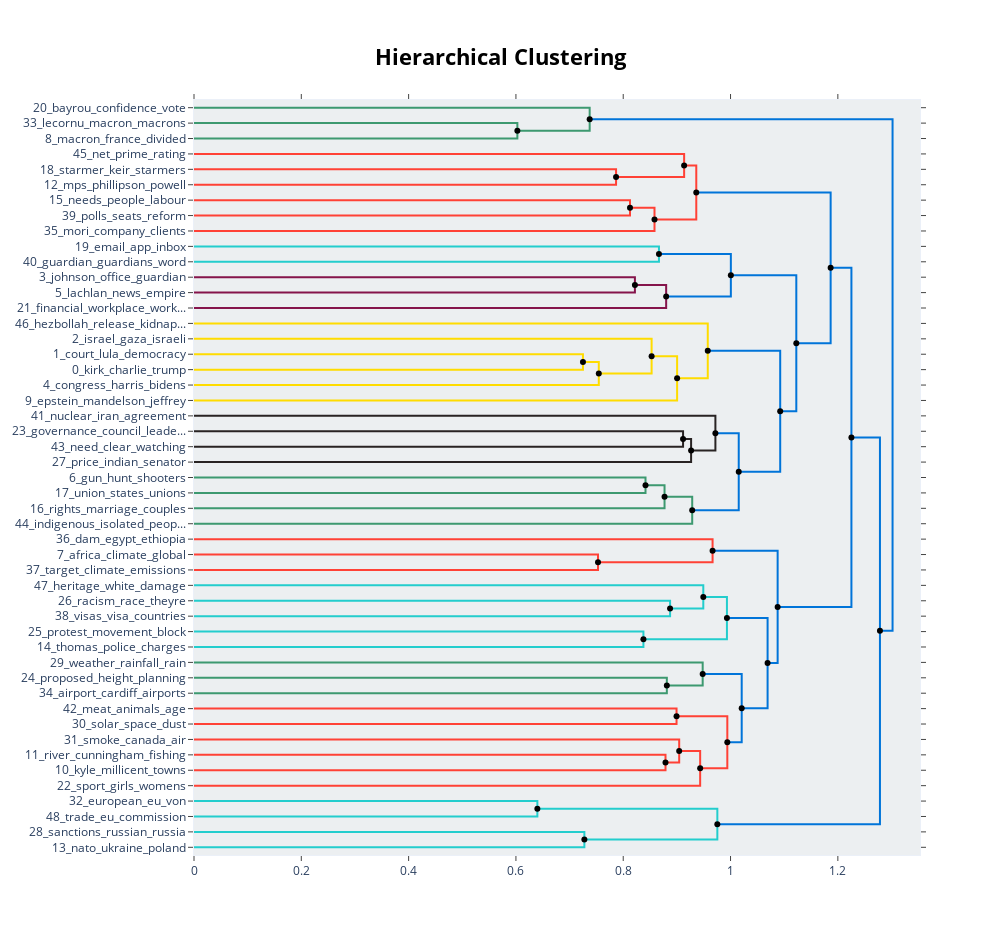

Here is the notebook cell this chart was saved with:
### Code cell
hierarchy = topic_model.hierarchical_topics(per_para_data['paragraphs'])
topic_model.visualize_hierarchy(hierarchical_topics=hierarchy)

### Figure 1 — Plotly figure (JSON) as saved in the notebook; plotly's stock layout.template omitted (floating-point values rounded to 4 significant figures)
{"data": [{"hoverinfo": "text", "marker": {"color": "rgb(61,153,112)"}, "mode": "lines", "text": ["lecornu_macron_macrons_french_noconfidence", "", "", "macron_france_divided_political_french"], "type": "scatter", "x": [0.0, 0.6027, 0.6027, 0.0], "xaxis": "x", "y": [-15.0, -15.0, -25.0, -25.0], "yaxis": "y"}, {"hoverinfo": "text", "marker": {"color": "rgb(61,153,112)"}, "mode": "lines", "text": ["bayrou_confidence_vote_ousted_budget", "", "", "macron_lecornu_french_macrons_france"], "type": "scatter", "x": [0.0, 0.7374, 0.7374, 0.6027], "xaxis": "x", "y": [-5.0, -5.0, -20.0, -20.0], "yaxis": "y"}, {"hoverinfo": "text", "marker": {"color": "rgb(255,65,54)"}, "mode": "lines", "text": ["starmer_keir_starmers_labour_government", "", "", "mps_phillipson_powell_race_deputy"], "type": "scatter", "x": [0.0, 0.7866, 0.7866, 0.0], "xaxis": "x", "y": [-45.0, -45.0, -55.0, -55.0], "yaxis": "y"}, {"hoverinfo": "text", "marker": {"color": "rgb(255,65,54)"}, "mode": "lines", "text": ["net_prime_rating_counterparts_british", "", "", "mps_labour_phillipson_starmer_deputy"], "type": "scatter", "x": [0.0, 0.9135, 0.9135, 0.7866], "xaxis": "x", "y": [-35.0, -35.0, -50.0, -50.0], "yaxis": "y"}, {"hoverinfo": "text", "marker": {"color": "rgb(255,65,54)"}, "mode": "lines", "text": ["needs_people_labour_deliver_really", "", "", "polls_seats_reform_election_fall"], "type": "scatter", "x": [0.0, 0.8126, 0.8126, 0.0], "xaxis": "x", "y": [-65.0, -65.0, -75.0, -75.0], "yaxis": "y"}, {"hoverinfo": "text", "marker": {"color": "rgb(255,65,54)"}, "mode": "lines", "text": ["reform_labour_polls_needs_general", "", "", "mori_company_clients_died_research"], "type": "scatter", "x": [0.8126, 0.8583, 0.8583, 0.0], "xaxis": "x", "y": [-70.0, -70.0, -85.0, -85.0], "yaxis": "y"}, {"hoverinfo": "text", "marker": {"color": "rgb(255,65,54)"}, "mode": "lines", "text": ["mps_starmer_labour_starmers_phillipson", "", "", "mori_polls_labour_reform_party"], "type": "scatter", "x": [0.9135, 0.9361, 0.9361, 0.8583], "xaxis": "x", "y": [-42.5, -42.5, -77.5, -77.5], "yaxis": "y"}, {"hoverinfo": "text", "marker": {"color": "rgb(35,205,205)"}, "mode": "lines", "text": ["email_app_inbox_receive_guardian", "", "", "guardian_guardians_word_tomorrow_finally"], "type": "scatter", "x": [0.0, 0.8666, 0.8666, 0.0], "xaxis": "x", "y": [-95.0, -95.0, -105.0, -105.0], "yaxis": "y"}, {"hoverinfo": "text", "marker": {"color": "rgb(133,20,75)"}, "mode": "lines", "text": ["johnson_office_guardian_scheme_musk", "", "", "lachlan_news_empire_fox_business"], "type": "scatter", "x": [0.0, 0.8218, 0.8218, 0.0], "xaxis": "x", "y": [-115.0, -115.0, -125.0, -125.0], "yaxis": "y"}, {"hoverinfo": "text", "marker": {"color": "rgb(133,20,75)"}, "mode": "lines", "text": ["johnson_business_news_lachlan_office", "", "", "financial_workplace_workers_pay_app"], "type": "scatter", "x": [0.8218, 0.88, 0.88, 0.0], "xaxis": "x", "y": [-120.0, -120.0, -135.0, -135.0], "yaxis": "y"}, {"hoverinfo": "text", "marker": {"color": "rgb(0,116,217)"}, "mode": "lines", "text": ["guardian_email_app_inbox_receive", "", "", "business_johnson_news_financial_lachlan"], "type": "scatter", "x": [0.8666, 1.001, 1.001, 0.88], "xaxis": "x", "y": [-100.0, -100.0, -127.5, -127.5], "yaxis": "y"}, {"hoverinfo": "text", "marker": {"color": "rgb(255,220,0)"}, "mode": "lines", "text": ["court_lula_democracy_supreme_brazilian", "", "", "kirk_charlie_trump_violence_political"], "type": "scatter", "x": [0.0, 0.7249, 0.7249, 0.0], "xaxis": "x", "y": [-165.0, -165.0, -175.0, -175.0], "yaxis": "y"}, {"hoverinfo": "text", "marker": {"color": "rgb(255,220,0)"}, "mode": "lines", "text": ["kirk_charlie_trump_political_violence", "", "", "congress_harris_bidens_trump_republicans"], "type": "scatter", "x": [0.7249, 0.7544, 0.7544, 0.0], "xaxis": "x", "y": [-170.0, -170.0, -185.0, -185.0], "yaxis": "y"}, {"hoverinfo": "text", "marker": {"color": "rgb(255,220,0)"}, "mode": "lines", "text": ["israel_gaza_israeli_hamas_palestinian", "", "", "kirk_trump_charlie_political_violence"], "type": "scatter", "x": [0.0, 0.8529, 0.8529, 0.7544], "xaxis": "x", "y": [-155.0, -155.0, -177.5, -177.5], "yaxis": "y"}, {"hoverinfo": "text", "marker": {"color": "rgb(255,220,0)"}, "mode": "lines", "text": ["kirk_trump_said_charlie_political", "", "", "epstein_mandelson_jeffrey_mandy_ambassador"], "type": "scatter", "x": [0.8529, 0.9004, 0.9004, 0.0], "xaxis": "x", "y": [-166.2, -166.2, -195.0, -195.0], "yaxis": "y"}, {"hoverinfo": "text", "marker": {"color": "rgb(255,220,0)"}, "mode": "lines", "text": ["hezbollah_release_kidnapped_princeton_elizabeth", "", "", "kirk_trump_said_political_charlie"], "type": "scatter", "x": [0.0, 0.9576, 0.9576, 0.9004], "xaxis": "x", "y": [-145.0, -145.0, -180.6, -180.6], "yaxis": "y"}, {"hoverinfo": "text", "marker": {"color": "rgb(40,35,35)"}, "mode": "lines", "text": ["governance_council_leadership_university_staff", "", "", "need_clear_watching_bit_little"], "type": "scatter", "x": [0.0, 0.9115, 0.9115, 0.0], "xaxis": "x", "y": [-215.0, -215.0, -225.0, -225.0], "yaxis": "y"}, {"hoverinfo": "text", "marker": {"color": "rgb(40,35,35)"}, "mode": "lines", "text": ["governance_leadership_council_university_staff", "", "", "price_indian_senator_prices_liberal"], "type": "scatter", "x": [0.9115, 0.9265, 0.9265, 0.0], "xaxis": "x", "y": [-220.0, -220.0, -235.0, -235.0], "yaxis": "y"}, {"hoverinfo": "text", "marker": {"color": "rgb(40,35,35)"}, "mode": "lines", "text": ["nuclear_iran_agreement_irans_return", "", "", "price_governance_indian_senator_liberal"], "type": "scatter", "x": [0.0, 0.9718, 0.9718, 0.9265], "xaxis": "x", "y": [-205.0, -205.0, -227.5, -227.5], "yaxis": "y"}, {"hoverinfo": "text", "marker": {"color": "rgb(61,153,112)"}, "mode": "lines", "text": ["gun_hunt_shooters_conservation_right", "", "", "union_states_unions_workers_laws"], "type": "scatter", "x": [0.0, 0.8415, 0.8415, 0.0], "xaxis": "x", "y": [-245.0, -245.0, -255.0, -255.0], "yaxis": "y"}, {"hoverinfo": "text", "marker": {"color": "rgb(61,153,112)"}, "mode": "lines", "text": ["union_states_laws_unions_labor", "", "", "rights_marriage_couples_citys_transgender"], "type": "scatter", "x": [0.8415, 0.877, 0.877, 0.0], "xaxis": "x", "y": [-250.0, -250.0, -265.0, -265.0], "yaxis": "y"}, {"hoverinfo": "text", "marker": {"color": "rgb(61,153,112)"}, "mode": "lines", "text": ["rights_union_laws_states_unions", "", "", "indigenous_isolated_peoples_reserves_uncontacted"], "type": "scatter", "x": [0.877, 0.9286, 0.9286, 0.0], "xaxis": "x", "y": [-257.5, -257.5, -275.0, -275.0], "yaxis": "y"}, {"hoverinfo": "text", "marker": {"color": "rgb(0,116,217)"}, "mode": "lines", "text": ["nuclear_price_iran_governance_indian", "", "", "rights_union_states_laws_unions"], "type": "scatter", "x": [0.9718, 1.015, 1.015, 0.9286], "xaxis": "x", "y": [-216.2, -216.2, -266.2, -266.2], "yaxis": "y"}, {"hoverinfo": "text", "marker": {"color": "rgb(0,116,217)"}, "mode": "lines", "text": ["kirk_trump_said_political_charlie", "", "", "rights_union_said_states_laws"], "type": "scatter", "x": [0.9576, 1.093, 1.093, 1.015], "xaxis": "x", "y": [-162.8, -162.8, -241.2, -241.2], "yaxis": "y"}, {"hoverinfo": "text", "marker": {"color": "rgb(0,116,217)"}, "mode": "lines", "text": ["guardian_business_johnson_news_financial", "", "", "kirk_said_trump_political_charlie"], "type": "scatter", "x": [1.001, 1.123, 1.123, 1.093], "xaxis": "x", "y": [-113.8, -113.8, -202.0, -202.0], "yaxis": "y"}, {"hoverinfo": "text", "marker": {"color": "rgb(0,116,217)"}, "mode": "lines", "text": ["labour_mps_starmer_reform_starmers", "", "", "kirk_said_trump_political_charlie"], "type": "scatter", "x": [0.9361, 1.187, 1.187, 1.123], "xaxis": "x", "y": [-60.0, -60.0, -157.9, -157.9], "yaxis": "y"}, {"hoverinfo": "text", "marker": {"color": "rgb(255,65,54)"}, "mode": "lines", "text": ["africa_climate_global_africas_crisis", "", "", "target_climate_emissions_cop30_2035"], "type": "scatter", "x": [0.0, 0.753, 0.753, 0.0], "xaxis": "x", "y": [-295.0, -295.0, -305.0, -305.0], "yaxis": "y"}, {"hoverinfo": "text", "marker": {"color": "rgb(255,65,54)"}, "mode": "lines", "text": ["dam_egypt_ethiopia_water_site", "", "", "climate_africa_countries_global_target"], "type": "scatter", "x": [0.0, 0.9665, 0.9665, 0.753], "xaxis": "x", "y": [-285.0, -285.0, -300.0, -300.0], "yaxis": "y"}, {"hoverinfo": "text", "marker": {"color": "rgb(35,205,205)"}, "mode": "lines", "text": ["racism_race_theyre_immigration_black", "", "", "visas_visa_countries_asylum_citizens"], "type": "scatter", "x": [0.0, 0.8873, 0.8873, 0.0], "xaxis": "x", "y": [-325.0, -325.0, -335.0, -335.0], "yaxis": "y"}, {"hoverinfo": "text", "marker": {"color": "rgb(35,205,205)"}, "mode": "lines", "text": ["heritage_white_damage_fabric_red", "", "", "racism_asylum_countries_visas_visa"], "type": "scatter", "x": [0.0, 0.9492, 0.9492, 0.8873], "xaxis": "x", "y": [-315.0, -315.0, -330.0, -330.0], "yaxis": "y"}, {"hoverinfo": "text", "marker": {"color": "rgb(35,205,205)"}, "mode": "lines", "text": ["protest_movement_block_protesters_france", "", "", "thomas_police_charges_court_officers"], "type": "scatter", "x": [0.0, 0.8376, 0.8376, 0.0], "xaxis": "x", "y": [-345.0, -345.0, -355.0, -355.0], "yaxis": "y"}, {"hoverinfo": "text", "marker": {"color": "rgb(35,205,205)"}, "mode": "lines", "text": ["white_racism_asylum_countries_visas", "", "", "police_protest_thomas_protesters_charges"], "type": "scatter", "x": [0.9492, 0.9933, 0.9933, 0.8376], "xaxis": "x", "y": [-322.5, -322.5, -350.0, -350.0], "yaxis": "y"}, {"hoverinfo": "text", "marker": {"color": "rgb(61,153,112)"}, "mode": "lines", "text": ["proposed_height_planning_inner_heights", "", "", "airport_cardiff_airports_bigger_flights"], "type": "scatter", "x": [0.0, 0.8813, 0.8813, 0.0], "xaxis": "x", "y": [-375.0, -375.0, -385.0, -385.0], "yaxis": "y"}, {"hoverinfo": "text", "marker": {"color": "rgb(61,153,112)"}, "mode": "lines", "text": ["weather_rainfall_rain_recorded_sydney", "", "", "airport_cardiff_proposed_airports_planning"], "type": "scatter", "x": [0.0, 0.9481, 0.9481, 0.8813], "xaxis": "x", "y": [-365.0, -365.0, -380.0, -380.0], "yaxis": "y"}, {"hoverinfo": "text", "marker": {"color": "rgb(255,65,54)"}, "mode": "lines", "text": ["meat_animals_age_pigs_madgwick", "", "", "solar_space_dust_earth_weve"], "type": "scatter", "x": [0.0, 0.8994, 0.8994, 0.0], "xaxis": "x", "y": [-395.0, -395.0, -405.0, -405.0], "yaxis": "y"}, {"hoverinfo": "text", "marker": {"color": "rgb(255,65,54)"}, "mode": "lines", "text": ["river_cunningham_fishing_says_atlantic", "", "", "kyle_millicent_towns_arts_says"], "type": "scatter", "x": [0.0, 0.8788, 0.8788, 0.0], "xaxis": "x", "y": [-425.0, -425.0, -435.0, -435.0], "yaxis": "y"}, {"hoverinfo": "text", "marker": {"color": "rgb(255,65,54)"}, "mode": "lines", "text": ["smoke_canada_air_pollution_exposure", "", "", "says_river_fishing_cunningham_kyle"], "type": "scatter", "x": [0.0, 0.9043, 0.9043, 0.8788], "xaxis": "x", "y": [-415.0, -415.0, -430.0, -430.0], "yaxis": "y"}, {"hoverinfo": "text", "marker": {"color": "rgb(255,65,54)"}, "mode": "lines", "text": ["says_river_towns_fishing_smoke", "", "", "sport_girls_womens_boys_research"], "type": "scatter", "x": [0.9043, 0.9434, 0.9434, 0.0], "xaxis": "x", "y": [-422.5, -422.5, -445.0, -445.0], "yaxis": "y"}, {"hoverinfo": "text", "marker": {"color": "rgb(255,65,54)"}, "mode": "lines", "text": ["solar_space_miles_discovered_dust", "", "", "sport_girls_says_river_research"], "type": "scatter", "x": [0.8994, 0.994, 0.994, 0.9434], "xaxis": "x", "y": [-400.0, -400.0, -433.8, -433.8], "yaxis": "y"}, {"hoverinfo": "text", "marker": {"color": "rgb(0,116,217)"}, "mode": "lines", "text": ["airport_cardiff_proposed_airports_planning", "", "", "sport_girls_says_river_research"], "type": "scatter", "x": [0.9481, 1.021, 1.021, 0.994], "xaxis": "x", "y": [-372.5, -372.5, -416.9, -416.9], "yaxis": "y"}, {"hoverinfo": "text", "marker": {"color": "rgb(0,116,217)"}, "mode": "lines", "text": ["police_protest_thomas_protesters_movement", "", "", "sport_airport_girls_says_cardiff"], "type": "scatter", "x": [0.9933, 1.069, 1.069, 1.021], "xaxis": "x", "y": [-336.2, -336.2, -394.7, -394.7], "yaxis": "y"}, {"hoverinfo": "text", "marker": {"color": "rgb(0,116,217)"}, "mode": "lines", "text": ["climate_africa_countries_global_energy", "", "", "says_police_sport_protest_airport"], "type": "scatter", "x": [0.9665, 1.088, 1.088, 1.069], "xaxis": "x", "y": [-292.5, -292.5, -365.5, -365.5], "yaxis": "y"}, {"hoverinfo": "text", "marker": {"color": "rgb(0,116,217)"}, "mode": "lines", "text": ["said_kirk_trump_political_charlie", "", "", "climate_says_countries_africa_police"], "type": "scatter", "x": [1.187, 1.225, 1.225, 1.088], "xaxis": "x", "y": [-108.9, -108.9, -329.0, -329.0], "yaxis": "y"}, {"hoverinfo": "text", "marker": {"color": "rgb(35,205,205)"}, "mode": "lines", "text": ["european_eu_von_der_commission", "", "", "trade_eu_commission_euisrael_diplomats"], "type": "scatter", "x": [0.0, 0.6399, 0.6399, 0.0], "xaxis": "x", "y": [-455.0, -455.0, -465.0, -465.0], "yaxis": "y"}, {"hoverinfo": "text", "marker": {"color": "rgb(35,205,205)"}, "mode": "lines", "text": ["sanctions_russian_russia_eu_oil", "", "", "nato_ukraine_poland_russia_polish"], "type": "scatter", "x": [0.0, 0.7276, 0.7276, 0.0], "xaxis": "x", "y": [-475.0, -475.0, -485.0, -485.0], "yaxis": "y"}, {"hoverinfo": "text", "marker": {"color": "rgb(35,205,205)"}, "mode": "lines", "text": ["eu_commission_von_der_european", "", "", "russia_russian_ukraine_nato_sanctions"], "type": "scatter", "x": [0.6399, 0.9754, 0.9754, 0.7276], "xaxis": "x", "y": [-460.0, -460.0, -480.0, -480.0], "yaxis": "y"}, {"hoverinfo": "text", "marker": {"color": "rgb(0,116,217)"}, "mode": "lines", "text": ["said_kirk_trump_people_political", "", "", "russia_eu_russian_sanctions_ukraine"], "type": "scatter", "x": [1.225, 1.278, 1.278, 0.9754], "xaxis": "x", "y": [-219.0, -219.0, -470.0, -470.0], "yaxis": "y"}, {"hoverinfo": "text", "marker": {"color": "rgb(0,116,217)"}, "mode": "lines", "text": ["macron_bayrou_france_lecornu_budget", "", "", "said_kirk_trump_people_political"], "type": "scatter", "x": [0.7374, 1.302, 1.302, 1.278], "xaxis": "x", "y": [-12.5, -12.5, -344.5, -344.5], "yaxis": "y"}, {"hoverinfo": "text", "hovertext": ["reform_labour_polls_needs_general", "mps_starmer_labour_starmers_phillipson", "johnson_business_news_lachlan_office", "guardian_email_app_inbox_receive", "kirk_charlie_trump_political_violence", "kirk_trump_said_charlie_political", "governance_leadership_council_university_staff", "union_states_laws_unions_labor", "rights_union_laws_states_unions", "nuclear_price_iran_governance_indian", "kirk_trump_said_political_charlie", "guardian_business_johnson_news_financial", "labour_mps_starmer_reform_starmers", "white_racism_asylum_countries_visas", "says_river_towns_fishing_smoke", "solar_space_miles_discovered_dust", "airport_cardiff_proposed_airports_planning", "police_protest_thomas_protesters_movement", "climate_africa_countries_global_energy", "said_kirk_trump_political_charlie", "eu_commission_von_der_european", "said_kirk_trump_people_political", "macron_bayrou_france_lecornu_budget"], "marker": {"color": "black"}, "mode": "markers", "showlegend": false, "type": "scatter", "x": [0.8126, 0.9135, 0.8218, 0.8666, 0.7249, 0.8529, 0.9115, 0.8415, 0.877, 0.9718, 0.9576, 1.001, 0.9361, 0.9492, 0.9043, 0.8994, 0.9481, 0.9933, 0.9665, 1.187, 0.6399, 1.225, 0.7374], "y": [-70, -42.5, -120, -100, -170, -166.2, -220, -250, -257.5, -216.2, -162.8, -113.8, -60, -322.5, -422.5, -400, -372.5, -336.2, -292.5, -108.9, -460, -219.0, -12.5]}, {"hoverinfo": "text", "hovertext": ["macron_lecornu_french_macrons_france", "mps_labour_phillipson_starmer_deputy", "mori_polls_labour_reform_party", "business_johnson_news_financial_lachlan", "kirk_trump_charlie_political_violence", "kirk_trump_said_political_charlie", "price_governance_indian_senator_liberal", "rights_union_states_laws_unions", "rights_union_said_states_laws", "kirk_said_trump_political_charlie", "kirk_said_trump_political_charlie", "climate_africa_countries_global_target", "racism_asylum_countries_visas_visa", "police_protest_thomas_protesters_charges", "airport_cardiff_proposed_airports_planning", "says_river_fishing_cunningham_kyle", "sport_girls_says_river_research", "sport_girls_says_river_research", "sport_airport_girls_says_cardiff", "says_police_sport_protest_airport", "climate_says_countries_africa_police", "russia_russian_ukraine_nato_sanctions", "russia_eu_russian_sanctions_ukraine", "said_kirk_trump_people_political"], "marker": {"color": "black"}, "mode": "markers", "showlegend": false, "type": "scatter", "x": [0.6027, 0.7866, 0.8583, 0.88, 0.7544, 0.9004, 0.9265, 0.9286, 1.015, 1.093, 1.123, 0.753, 0.8873, 0.8376, 0.8813, 0.8788, 0.9434, 0.994, 1.021, 1.069, 1.088, 0.7276, 0.9754, 1.278], "y": [-20, -50, -77.5, -127.5, -177.5, -180.6, -227.5, -266.2, -241.2, -202.0, -157.9, -300, -330, -350, -380, -430, -433.8, -416.9, -394.7, -365.5, -329.0, -480, -470, -344.5]}], "layout": {"autosize": false, "height": 935, "hoverlabel": {"bgcolor": "white", "font": {"family": "Rockwell", "size": 16}}, "hovermode": "closest", "plot_bgcolor": "#ECEFF1", "showlegend": false, "title": {"font": {"color": "Black", "size": 22}, "text": "<b>Hierarchical Clustering</b>", "x": 0.5, "xanchor": "center", "yanchor": "top"}, "width": 1000, "xaxis": {"mirror": "allticks", "rangemode": "tozero", "showgrid": false, "showline": true, "showticklabels": true, "ticks": "outside", "type": "linear", "zeroline": false}, "yaxis": {"mirror": "allticks", "range": [-490, 0], "rangemode": "tozero", "showgrid": false, "showline": true, "showticklabels": true, "tickmode": "array", "ticks": "outside", "ticktext": ["20_bayrou_confidence_vote", "33_lecornu_macron_macrons", "8_macron_france_divided", "45_net_prime_rating", "18_starmer_keir_starmers", "12_mps_phillipson_powell", "15_needs_people_labour", "39_polls_seats_reform", "35_mori_company_clients", "19_email_app_inbox", "40_guardian_guardians_word", "3_johnson_office_guardian", "5_lachlan_news_empire", "21_financial_workplace_work...", "46_hezbollah_release_kidnap...", "2_israel_gaza_israeli", "1_court_lula_democracy", "0_kirk_charlie_trump", "4_congress_harris_bidens", "9_epstein_mandelson_jeffrey", "41_nuclear_iran_agreement", "23_governance_council_leade...", "43_need_clear_watching", "27_price_indian_senator", "6_gun_hunt_shooters", "17_union_states_unions", "16_rights_marriage_couples", "44_indigenous_isolated_peop...", "36_dam_egypt_ethiopia", "7_africa_climate_global", "37_target_climate_emissions", "47_heritage_white_damage", "26_racism_race_theyre", "38_visas_visa_countries", "25_protest_movement_block", "14_thomas_police_charges", "29_weather_rainfall_rain", "24_proposed_height_planning", "34_airport_cardiff_airports", "42_meat_animals_age", "30_solar_space_dust", "31_smoke_canada_air", "11_river_cunningham_fishing", "10_kyle_millicent_towns", "22_sport_girls_womens", "32_european_eu_von", "48_trade_eu_commission", "28_sanctions_russian_russia", "13_nato_ukraine_poland"], "tickvals": [-5, -15, -25, -35, -45, -55, -65, -75, -85, -95, -105, -115, -125, -135, -145, -155, -165, -175, -185, -195, -205, -215, -225, -235, -245, -255, -265, -275, -285, -295, -305, -315, -325, -335, -345, -355, -365, -375, -385, -395, -405, -415, -425, -435, -445, -455, -465, -475, -485], "type": "linear", "zeroline": false}}}
